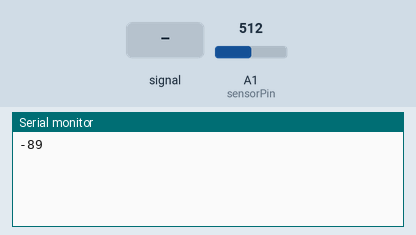
This sketch was run on a simulated Arduino Uno, built with avr-gcc and run on an emulated ATmega328P. On the bench: the last lines printed to the serial monitor. The test bench sets the inputs (shaded band); at power-on: A1 (sensorPin) = 512.

Above: at 1.2 s.
1.3 s: A1 (sensorPin) fed a 2 Hz sine of ±306 counts around its level
At 2.1 s:
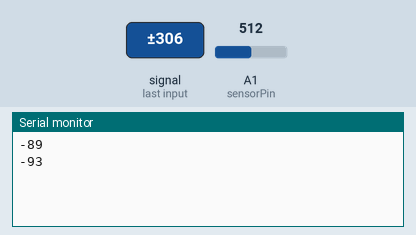
2.8 s: A1 (sensorPin) set to 716
At 3.7 s:
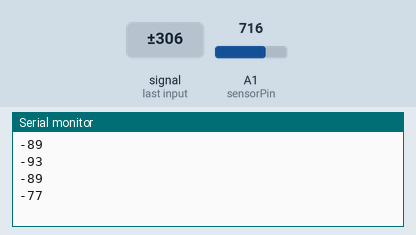
4.3 s: A1 (sensorPin) set to 900
At 5.2 s:
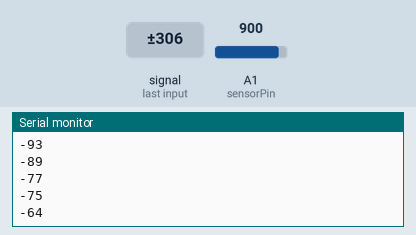
Timing chart, 0 to 7.3 s (numbered marks = the images above; inputs shaded):
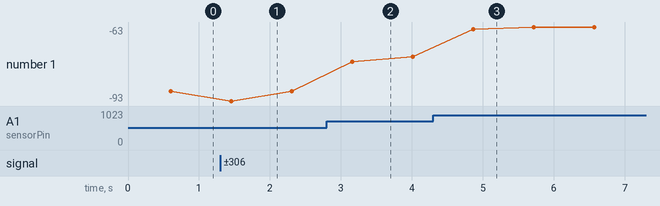

The sketch:

electronic_steering.ino
```cpp
/*
 * This code reading AD values and apply to a linear transfer function to know the angle of a potentiometer
*/
int sensorPin = 15, numRead, angle;
float sensorValue = 0, addRead = 0;

void setup() {
  Serial.begin(115200);
}

void loop() {
  for (numRead = 0; numRead < 5000; numRead++)
  {
    sensorValue = analogRead(sensorPin);
    addRead = addRead + sensorValue;
  }
  sensorValue = addRead / 5000;
  angle = 0.06557377 * sensorValue - 122.7868852;
  Serial.println(angle);
  delay(250);
  addRead = 0;
}
```

Measured:
- after the input at 1.3 s, the serial monitor: prints a new line after 0.16 s (image 1)
- after the input at 2.8 s, the serial monitor: prints a new line after 0.36 s (image 2)
- after the input at 4.3 s, the serial monitor: prints a new line after 0.57 s (image 3)
- plotted number 1: -89 → -75 after the input at 2.8 s, -75 → -63 after the input at 4.3 s
